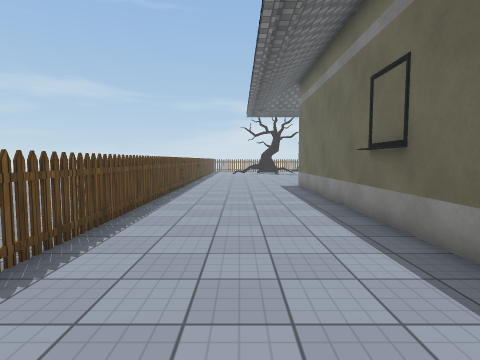
[1] (above)

16 first-person views from a walk through a 3-D level made in the Unity game engine. The camera is 1.5 m above the floor, tilts 4° down and sees 80° across. The floor is counted in squares, 1 m on a side. Each view is taken from the middle of a square. On the plan, view 1 faces up. The plan holds only what a view shows up to about 14 squares ahead; the rest is blank. The place goes on beyond the plan. The player character is not drawn. Door leaves are left out, so doorways stand open. Some surface patterns are stand-ins.

[2]
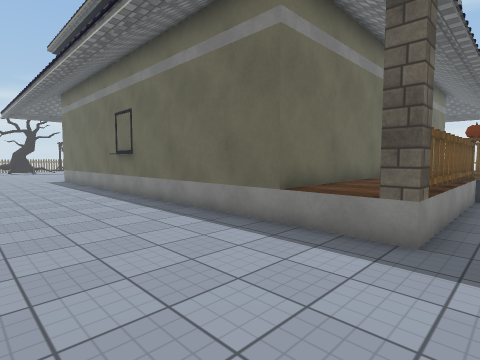

[3]
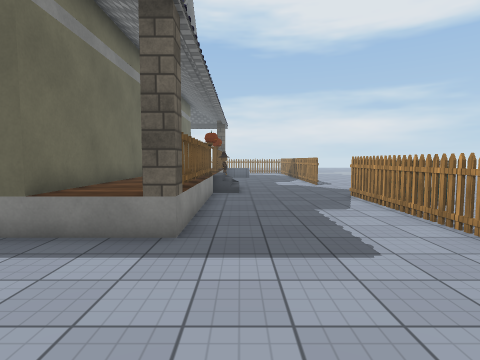

[4]
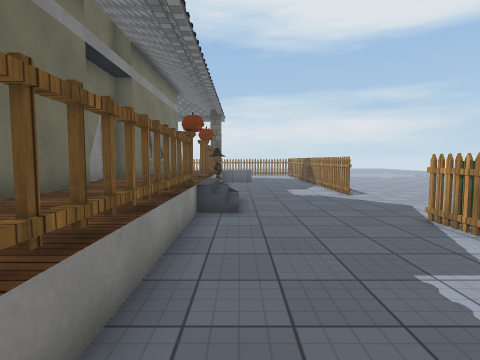

[5]
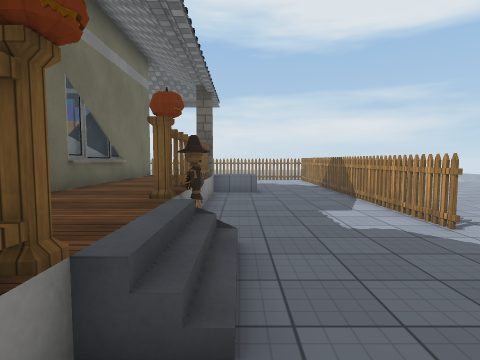

[6]
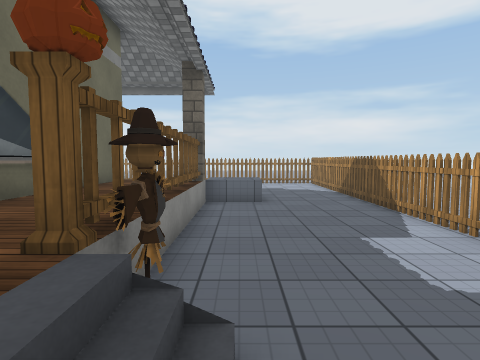

[7]
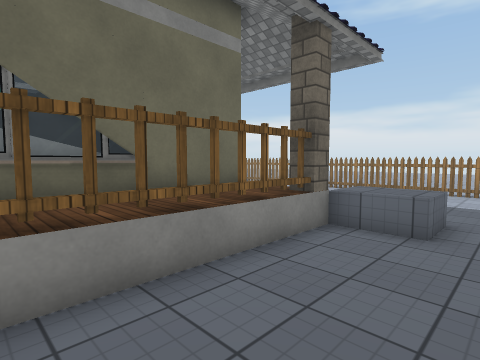

[8]
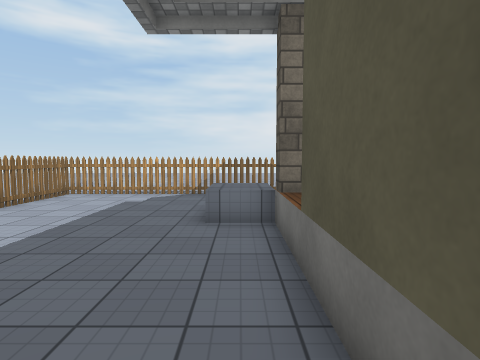

[9]
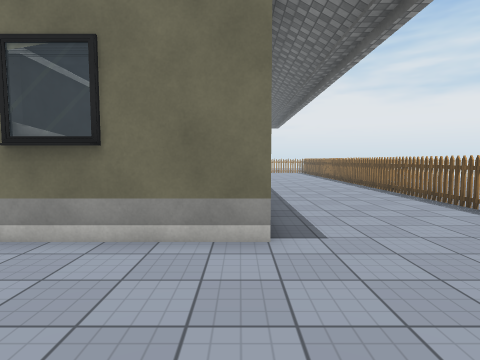

[10]
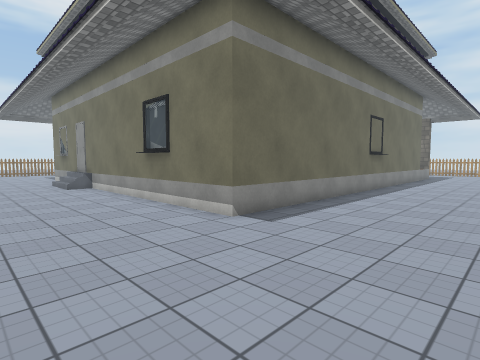

[11]
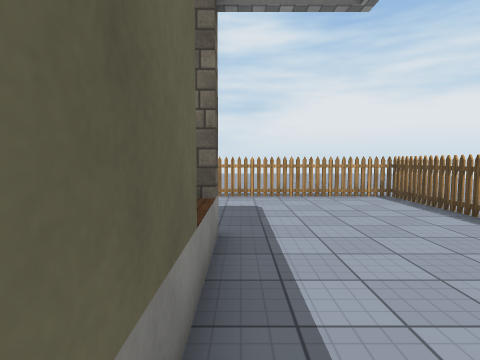

[12]
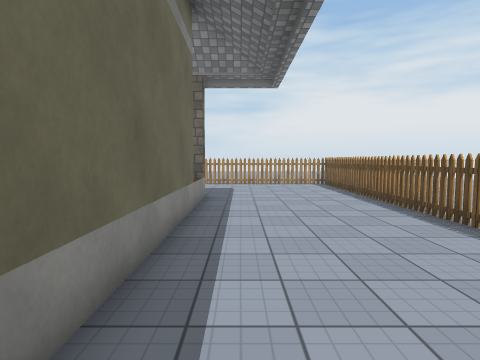

[13]
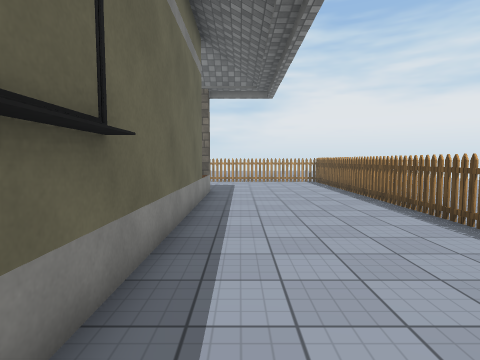

[14]
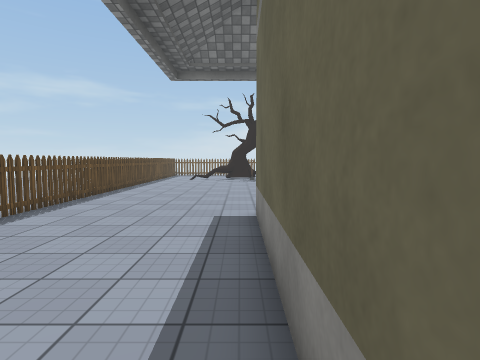

[15]
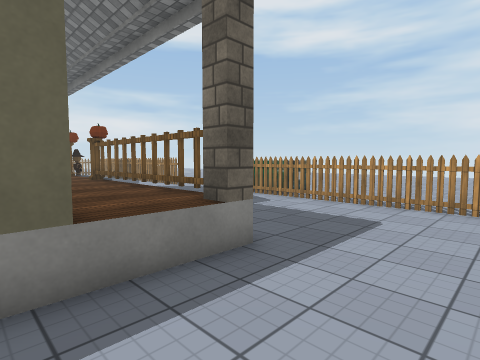

[16]
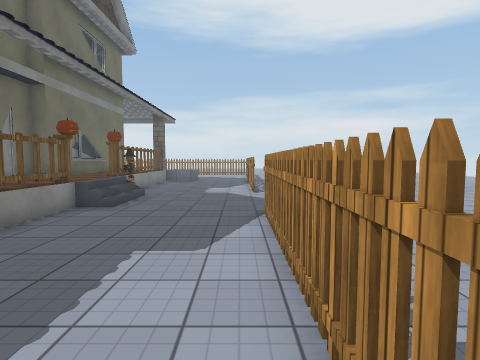

### Floor plan
Key: @ floor where view 1 was taken; # wall or solid block; x gap in a wall; . main floor; : floor 0.75 m higher than the main floor; / step, stairs or slope; = window, fence, low wall or low ledge; ^ raised ledge; v drop or lower ground; O other object.
Columns run from 7 left of view 1 to 31 right of it. Each row starts with its distance up from view 1.
 22     x.......
 21     #................
 20     x.................
 19     #.................
 18    .#................
 17    .#......##########
 16     #......
 15     #......#
 14     #......
 13     #......#
 12    .#......
 11    .#......
 10     #......
  9     x......#
  8     #......#
  7  .. x......#
  6   ..x......O
  5    .#......O
  4    .#......O
  3     #......#
  2    .#......#                  .
  1    .#......#
  0   ..x..@...#                  ...
 -1  ...#......#      ####        ....
 -2 ... #......########::###=#####.....
 -3 ..  #......::::::::::::::::::=......  x
 -4 ..  #......O::::::O::O:::::::O......  #
 -5     #......O==v=vvO//OO==v=vv^^^..... #
 -6     x.............////.......^^^......#
 -7    .x.........................^.......#
 -8    .#.................................#
 -9     #.................................x
-10     #.................................#
-11     ######x#######.....xx#####x#####x#
-12     ..........O    ......  .
-13             ..O     ........

Positions as (right, up) in squares from view 1, and headings:
1: (0, 0), facing up
2: (-2, -6), facing up-right
3: (-2, -6), facing right
4: (3, -6), facing right
5: (9, -6), facing right
6: (12, -6), facing right
7: (16, -8), facing up-right
8: (23, 2), facing down
9: (4, 22), facing down
10: (-2, 22), facing down-right
11: (3, 1), facing down
12: (2, 7), facing down
13: (2, 9), facing down
14: (3, 9), facing up
15: (0, -1), facing down-right
16: (2, -10), facing right
